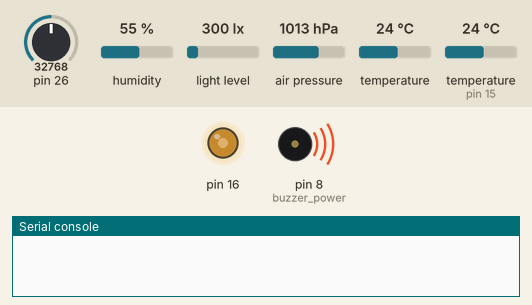
This program was run on a simulated MicroPython board. Shown: output pins drawn as LEDs (lit = HIGH), buzzer (waves = sounding, pin HIGH), the last lines printed to the serial console. Dashed ring = blinking. The inputs (shaded band) are chosen by the test bench; at power-on: temperature (sensor on pin 15) 24 °C, pin 26 = 32768, humidity 55 %, light level 300 lx, air pressure 1013 hPa, temperature 24 °C (analog values on the 0–65535 scale). WiFi joins after 1.5 s; web requests get an empty 200 reply after 0.4 s; the clock reads 2024-03-15 10:24:30 at power-on unless the program sets it; pins used as bus, display or sensor lines are not drawn.

Above: at 2.1 s.
At 7.8 s:
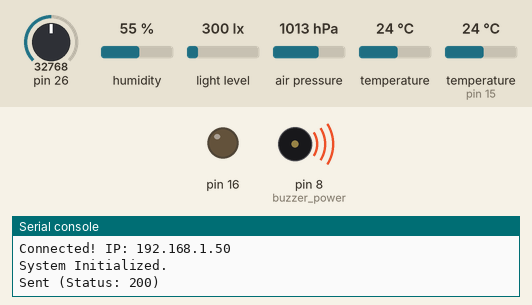
7.9 s: temperature (sensor on pin 15) set to 34 °C
10.0 s: temperature (sensor on pin 15) set to 37 °C
At 12.4 s:
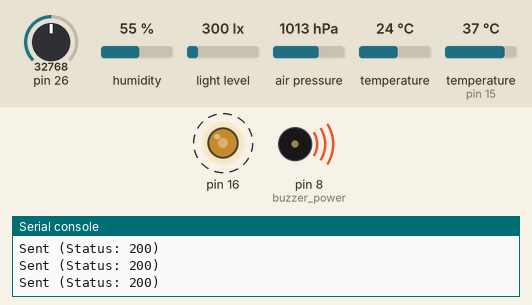
15.2 s: pin 26 set to 34816
17.8 s: pin 26 set to 36672
Timing chart, 0 to 22.3 s (numbered marks = the images above; inputs shaded):
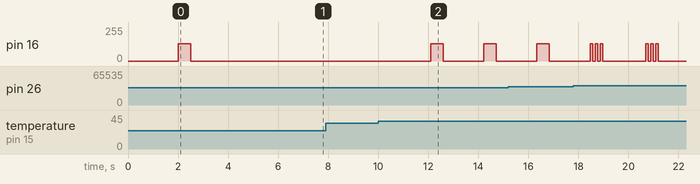

The program:

main.py
```python
import time
import json
import network
import requests
from machine import Pin, I2C
from sensors import GasSensor, TempHumSensor, LightSensor, PressureSensor, Alarm

# --- Configuration ---
DEVICE_ID = 1
WIFI_SSID = "QF"
WIFI_PASSWORD = "Qu!zzFact0ry"
API_URL = "http://192.168.0.102:5000/upload/raw"

# Pins
PIN_DHT_POWER = 14
PIN_DHT_DATA  = 15
PIN_BUZZER    = 16
PIN_GAS_ADC   = 26
PIN_BMP_POWER = 4
PIN_SDA_BMP   = 2
PIN_SCL_BMP   = 3
PIN_SDA_LUX   = 0
PIN_SCL_LUX   = 1
PIN_BUZZER_POWER = 8
wlan = None

def connect_wifi():
    wlan = network.WLAN(network.STA_IF)
    wlan.active(True)
    wlan.config(pm=0xa11140)
    if not wlan.isconnected():
        print(f"Connecting to '{WIFI_SSID}'...")
        wlan.connect(WIFI_SSID, WIFI_PASSWORD)

        timeout = 15
        while not wlan.isconnected() and timeout > 0:
            time.sleep(1)
            timeout -= 1

    if wlan.isconnected():
        print("Connected! IP:", wlan.ifconfig()[0])
    else:
        print("WiFi connection failed. Continuing in offline mode.")

# Power Rails Initialization
dht_power = Pin(PIN_DHT_POWER, Pin.OUT)
bmp_power = Pin(PIN_BMP_POWER, Pin.OUT)
buzzer_power = Pin(PIN_BUZZER_POWER, Pin.OUT)
dht_power.value(1)
bmp_power.value(1)
buzzer_power.value(1)
time.sleep(2)

# Peripherals & Sensors
buzzer = Alarm(PIN_BUZZER)
buzzer.beep(0.5)

i2c_lux = I2C(0, scl=Pin(PIN_SCL_LUX), sda=Pin(PIN_SDA_LUX), freq=400000)
i2c_pres = I2C(1, scl=Pin(PIN_SCL_BMP), sda=Pin(PIN_SDA_BMP), freq=400000)

gas_sensor = GasSensor(PIN_GAS_ADC)
dht_sensor = TempHumSensor(PIN_DHT_DATA)
lux_sensor = LightSensor(i2c_lux)
bmp_sensor = PressureSensor(i2c_pres)

gas_sensor.calibrate()
connect_wifi()
print("System Initialized.")

while True:
    try:
        # 1. Data Acquisition
        raw_gas, gas_pct = gas_sensor.read()
        temp, hum = dht_sensor.read()
        lux = lux_sensor.read()
        pressure = bmp_sensor.read()

        # 2. Prepare Data
        telemetry_packet = {
            "device_id": DEVICE_ID,
            "temp_c": temp if temp is not None else 0.0,
            "humidity": hum if hum is not None else 0.0,
            "lux": lux if lux != -1 else 0,
            "pressure": pressure if pressure != -1 else 0.0,
            "gas_pct": round(gas_pct, 2),
            "timestamp": time.time()
        }

        # 3. Transmission
        try:
            headers = {'Content-Type': 'application/json'}
            response = requests.post(API_URL, data=json.dumps(telemetry_packet), headers=headers, timeout=5)
            print(f"Sent (Status: {response.status_code})")
            response.close()
        except Exception as e:
            print(f"WiFi Send Error: {e}")

        # 4. Safety Logic
        if gas_pct > 30.0:
            buzzer.alert()
        elif temp is not None and temp > 35.0:
            buzzer.beep(0.5)

    except Exception as e:
        print(f"System Error: {e}")

    time.sleep(1)
```

sensors.py
```python
from machine import Pin, ADC, I2C, PWM # type: ignore
import dht # type: ignore
import time
import struct

class GasSensor:
    def __init__(self, pin_adc):
        self.sensor = ADC(Pin(pin_adc))
        self.baseline = 0

    def calibrate(self):
        """Sets the baseline by averaging 20 readings."""
        total = 0
        for _ in range(20):
            total += self.sensor.read_u16()
            time.sleep(0.1)
        self.baseline = total / 20

    def read(self):
        val = self.sensor.read_u16()

        # Use 'abs' temporarily to see if it's moving at all
        diff = abs(val - self.baseline)

        # If breathing on it makes the raw 'val' go DOWN,
        # you should change the logic to: diff = max(0, self.baseline - val)

        percentage = min(100.0, (diff / 10000.0) * 100.0)
        return val, round(percentage, 2)

class TempHumSensor:
    def __init__(self, pin_data):
        self.sensor = dht.DHT11(Pin(pin_data))

    def read(self):
        """Returns (temperature, humidity) or (None, None) on failure."""
        try:
            self.sensor.measure()
            return self.sensor.temperature(), self.sensor.humidity()
        except OSError:
            return None, None

class LightSensor:
    def __init__(self, i2c_bus, addr=0x23):
        self.i2c = i2c_bus
        self.addr = addr
        try:
            self.i2c.writeto(self.addr, b'\x01') # Power on
        except OSError:
            pass

    def read(self):
        """Returns light level in Lux."""
        try:
            self.i2c.writeto(self.addr, b'\x10') # H-Resolution mode
            time.sleep(0.2)
            data = self.i2c.readfrom(self.addr, 2)
            lux = ((data[0] << 8) | data[1]) / 1.2
            return round(lux, 1)
        except OSError:
            return -1

class PressureSensor:
    """BMP280 / BME280 pressure sensor driver."""
    def __init__(self, i2c_bus: I2C, addr=0x76):
        self.i2c = i2c_bus
        self.addr = addr
        self.t_fine = 0
        try:
            self.calib = self._read_calibration()
            self.i2c.writeto_mem(self.addr, 0xF4, b'\x27') # Normal mode
            self.i2c.writeto_mem(self.addr, 0xF5, b'\xA0') # Filter/Standby settings
            time.sleep(0.1)
        except OSError:
            raise Exception(f"Sensor not found at I2C address {hex(addr)}")

    def _read_calibration(self):
        data = self.i2c.readfrom_mem(self.addr, 0x88, 24)
        return struct.unpack('<HhhHhhhhhhhh', data)

    def _read_raw(self):
        data = self.i2c.readfrom_mem(self.addr, 0xF7, 6)
        pres_raw = (data[0] << 12) | (data[1] << 4) | (data[2] >> 4)
        temp_raw = (data[3] << 12) | (data[4] << 4) | (data[5] >> 4)
        return temp_raw, pres_raw

    def _compensate_temp(self, temp_raw):
        t1, t2, t3 = self.calib[0:3]
        v1 = (temp_raw / 16384.0 - t1 / 1024.0) * t2
        v2 = ((temp_raw / 131072.0 - t1 / 8192.0) ** 2) * t3
        self.t_fine = v1 + v2

    def read(self):
        """Returns atmospheric pressure in hPa."""
        try:
            t_raw, p_raw = self._read_raw()
            self._compensate_temp(t_raw)

            p_cal = self.calib[3:12]
            v1 = (self.t_fine / 2.0) - 64000.0
            v2 = v1 * v1 * p_cal[5] / 32768.0
            v2 = v2 + (v1 * p_cal[4] * 2.0)
            v2 = (v2 / 4.0) + (p_cal[3] * 65536.0)
            v1 = (p_cal[2] * v1 * v1 / 524288.0 + p_cal[1] * v1) / 524288.0
            v1 = (1.0 + v1 / 32768.0) * p_cal[0]

            if v1 == 0: return -1

            p = 1048576.0 - p_raw
            p = (p - (v2 / 4096.0)) * 6250.0 / v1
            v1 = p_cal[8] * p * p / 2147483648.0
            v2 = p * p_cal[7] / 32768.0
            p = p + (v1 + v2 + p_cal[6]) / 16.0
            return round(p / 100.0, 1)
        except Exception:
            return -1

class Alarm:
    def __init__(self, pin_buzzer):
        self.buzzer_pin = Pin(pin_buzzer, Pin.OUT)
        self.pwm = PWM(self.buzzer_pin)
        self.pwm.duty_u16(0) # Éteint au départ

    def beep(self, duration=0.1):
        self.pwm.freq(1000)      # Fréquence du son (1000 Hz = son aigu)
        self.pwm.duty_u16(32768) # Volume (rapport cyclique à 50%)
        time.sleep(duration)
        self.pwm.duty_u16(0)     # Coupe le son

    def alert(self):
        """Trigger a priority notification pattern."""
        for _ in range(3):
            self.beep(0.1)
            time.sleep(0.1)

class GreenSatLogger:
    def __init__(self):
        self.start_time = time.time()

    def get_uptime(self):
        """Returns system uptime in seconds."""
        return time.time() - self.start_time
```

Measured:
- the behaviour switches between 35 and 36 °C on temperature (sensor on pin 15) (found by bisection; images 1 and 2)
- after the input at 10.0 s, pin 16: alternates 128/255 for 0.50 s and 0/255 for 1.6 s, starting after 2.1 s
